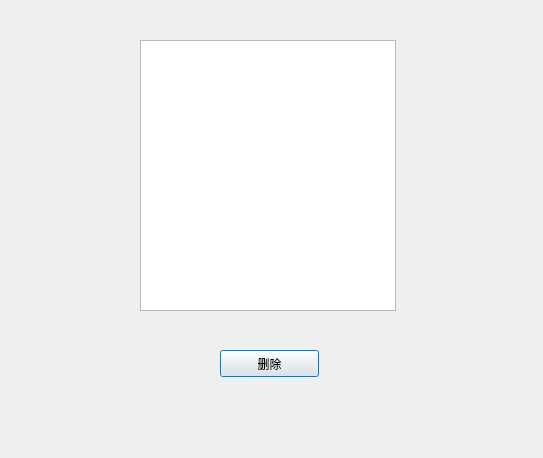
<?xml version="1.0" encoding="UTF-8"?>
<ui version="4.0">
 <class>qsqltable</class>
 <widget class="QDialog" name="qsqltable">
  <property name="geometry">
   <rect>
    <x>0</x>
    <y>0</y>
    <width>543</width>
    <height>458</height>
   </rect>
  </property>
  <property name="windowTitle">
   <string>Dialog</string>
  </property>
  <widget class="QTableView" name="tableView">
   <property name="geometry">
    <rect>
     <x>140</x>
     <y>40</y>
     <width>256</width>
     <height>271</height>
    </rect>
   </property>
  </widget>
  <widget class="QPushButton" name="delete2">
   <property name="geometry">
    <rect>
     <x>220</x>
     <y>350</y>
     <width>99</width>
     <height>27</height>
    </rect>
   </property>
   <property name="text">
    <string>删除</string>
   </property>
  </widget>
 </widget>
 <resources/>
 <connections/>
</ui>
